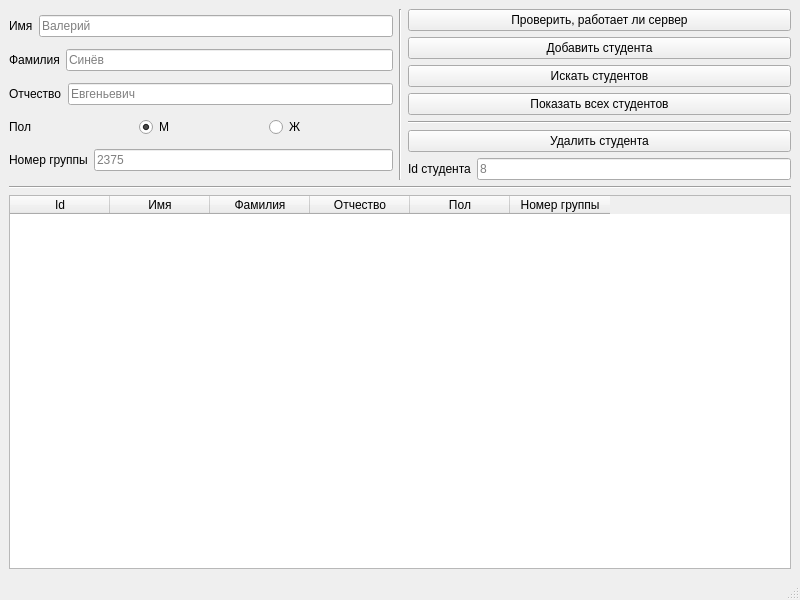
<?xml version="1.0" encoding="UTF-8"?>
<ui version="4.0">
 <class>MainWindow</class>
 <widget class="QMainWindow" name="MainWindow">
  <property name="geometry">
   <rect>
    <x>0</x>
    <y>0</y>
    <width>800</width>
    <height>600</height>
   </rect>
  </property>
  <property name="windowTitle">
   <string>MainWindow</string>
  </property>
  <widget class="QWidget" name="centralwidget">
   <layout class="QVBoxLayout" name="verticalLayout_4">
    <item>
     <layout class="QHBoxLayout" name="horizontalLayout_7">
      <item>
       <layout class="QVBoxLayout" name="verticalLayout">
        <item>
         <layout class="QHBoxLayout" name="horizontalLayout">
          <item>
           <widget class="QLabel" name="label">
            <property name="text">
             <string>Имя</string>
            </property>
           </widget>
          </item>
          <item>
           <widget class="QLineEdit" name="leName">
            <property name="placeholderText">
             <string>Валерий</string>
            </property>
           </widget>
          </item>
         </layout>
        </item>
        <item>
         <layout class="QHBoxLayout" name="horizontalLayout_2">
          <item>
           <widget class="QLabel" name="label_2">
            <property name="text">
             <string>Фамилия</string>
            </property>
           </widget>
          </item>
          <item>
           <widget class="QLineEdit" name="leSurname">
            <property name="placeholderText">
             <string>Синёв</string>
            </property>
           </widget>
          </item>
         </layout>
        </item>
        <item>
         <layout class="QHBoxLayout" name="horizontalLayout_3">
          <item>
           <widget class="QLabel" name="label_3">
            <property name="text">
             <string>Отчество</string>
            </property>
           </widget>
          </item>
          <item>
           <widget class="QLineEdit" name="leFathername">
            <property name="placeholderText">
             <string>Евгеньевич</string>
            </property>
           </widget>
          </item>
         </layout>
        </item>
        <item>
         <layout class="QHBoxLayout" name="horizontalLayout_4">
          <item>
           <widget class="QLabel" name="label_4">
            <property name="text">
             <string>Пол</string>
            </property>
           </widget>
          </item>
          <item>
           <widget class="QRadioButton" name="genderMale">
            <property name="text">
             <string>М</string>
            </property>
            <property name="checked">
             <bool>true</bool>
            </property>
           </widget>
          </item>
          <item>
           <widget class="QRadioButton" name="genderFemale">
            <property name="text">
             <string>Ж</string>
            </property>
           </widget>
          </item>
         </layout>
        </item>
        <item>
         <layout class="QHBoxLayout" name="horizontalLayout_5">
          <item>
           <widget class="QLabel" name="label_5">
            <property name="text">
             <string>Номер группы</string>
            </property>
           </widget>
          </item>
          <item>
           <widget class="QLineEdit" name="leGroupNumber">
            <property name="placeholderText">
             <string>2375</string>
            </property>
           </widget>
          </item>
         </layout>
        </item>
       </layout>
      </item>
      <item>
       <widget class="Line" name="line_2">
        <property name="orientation">
         <enum>Qt::Vertical</enum>
        </property>
       </widget>
      </item>
      <item>
       <layout class="QVBoxLayout" name="verticalLayout_2">
        <item>
         <widget class="QPushButton" name="buttonCheckConnection">
          <property name="text">
           <string>Проверить, работает ли сервер</string>
          </property>
         </widget>
        </item>
        <item>
         <widget class="QPushButton" name="buttonAddUser">
          <property name="text">
           <string>Добавить студента</string>
          </property>
         </widget>
        </item>
        <item>
         <widget class="QPushButton" name="buttonSearchInDB">
          <property name="text">
           <string>Искать студентов</string>
          </property>
         </widget>
        </item>
        <item>
         <widget class="QPushButton" name="buttonSelectAllFromDB">
          <property name="text">
           <string>Показать всех студентов</string>
          </property>
         </widget>
        </item>
        <item>
         <widget class="Line" name="line">
          <property name="orientation">
           <enum>Qt::Horizontal</enum>
          </property>
         </widget>
        </item>
        <item>
         <layout class="QVBoxLayout" name="verticalLayout_3">
          <item>
           <widget class="QPushButton" name="buttonDeleteByID">
            <property name="text">
             <string>Удалить студента</string>
            </property>
           </widget>
          </item>
          <item>
           <layout class="QHBoxLayout" name="horizontalLayout_6">
            <item>
             <widget class="QLabel" name="label_6">
              <property name="text">
               <string>Id студента</string>
              </property>
             </widget>
            </item>
            <item>
             <widget class="QLineEdit" name="leID">
              <property name="placeholderText">
               <string>8</string>
              </property>
             </widget>
            </item>
           </layout>
          </item>
         </layout>
        </item>
       </layout>
      </item>
     </layout>
    </item>
    <item>
     <widget class="Line" name="line_3">
      <property name="orientation">
       <enum>Qt::Horizontal</enum>
      </property>
     </widget>
    </item>
    <item>
     <widget class="QTableWidget" name="table">
      <column>
       <property name="text">
        <string>Id</string>
       </property>
      </column>
      <column>
       <property name="text">
        <string>Имя</string>
       </property>
      </column>
      <column>
       <property name="text">
        <string>Фамилия</string>
       </property>
      </column>
      <column>
       <property name="text">
        <string>Отчество</string>
       </property>
      </column>
      <column>
       <property name="text">
        <string>Пол</string>
       </property>
      </column>
      <column>
       <property name="text">
        <string>Номер группы</string>
       </property>
      </column>
     </widget>
    </item>
   </layout>
  </widget>
  <widget class="QMenuBar" name="menubar">
   <property name="geometry">
    <rect>
     <x>0</x>
     <y>0</y>
     <width>800</width>
     <height>21</height>
    </rect>
   </property>
  </widget>
  <widget class="QStatusBar" name="statusbar"/>
 </widget>
 <resources/>
 <connections/>
</ui>
